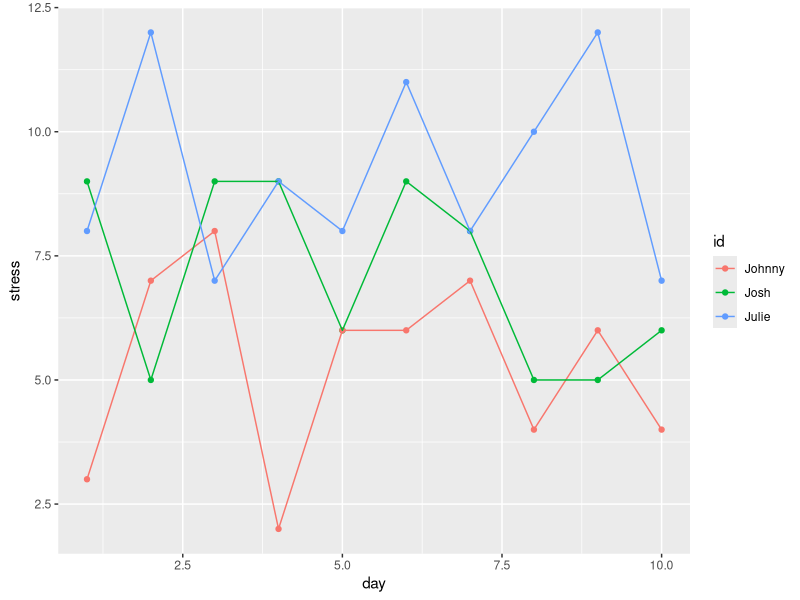
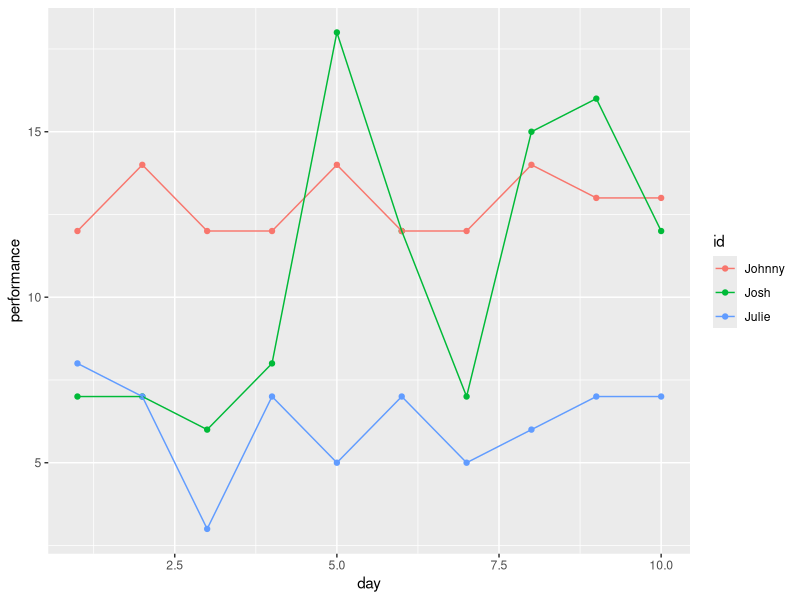

Source code (R) for these figures, in order:
## ---- chunk 1
knitr::opts_chunk$set(echo = TRUE, message = F, warning = F)
## ---- chunk 2

df <- data.frame(
  'day' = c(seq(from = 1, to = 10, each = 3)),
  'id' = c(rep('Josh', 10),
           rep('Julie', 10),
           rep('Johnny', 10)),
  'stress' = c(sample(4:9, 10, replace = T),
               sample(6:12, 10, replace = T),
               sample(2:8, 10, replace = T)),
  'performance' = c(sample(6:18, 10, replace = T),
                    sample(3:8, 10, replace = T),
                    sample(12:14, 10, replace = T))
)

head(df)
## ---- chunk 3
library(tidyverse)
library(ggplot2)

ggplot(df, aes(x = day, y = stress, color = id)) + 
  geom_point() + 
  geom_line()

## ---- chunk 4

plot_it <- function(col_name){
  
  g <- ggplot(df, aes(x = day, y = !!col_name, color = id)) + 
  geom_point() + 
  geom_line()
  
  return(g)
  
}
## ---- chunk 5
plot_it(quo(performance))
